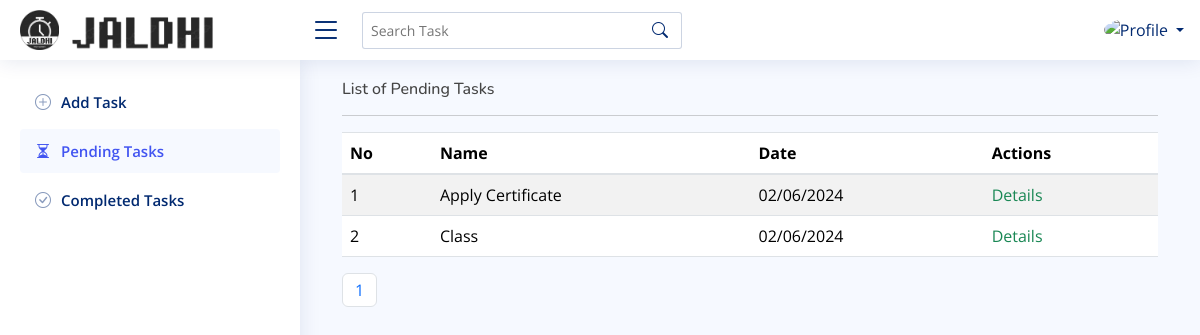
Page /listtask on the earlier database version.
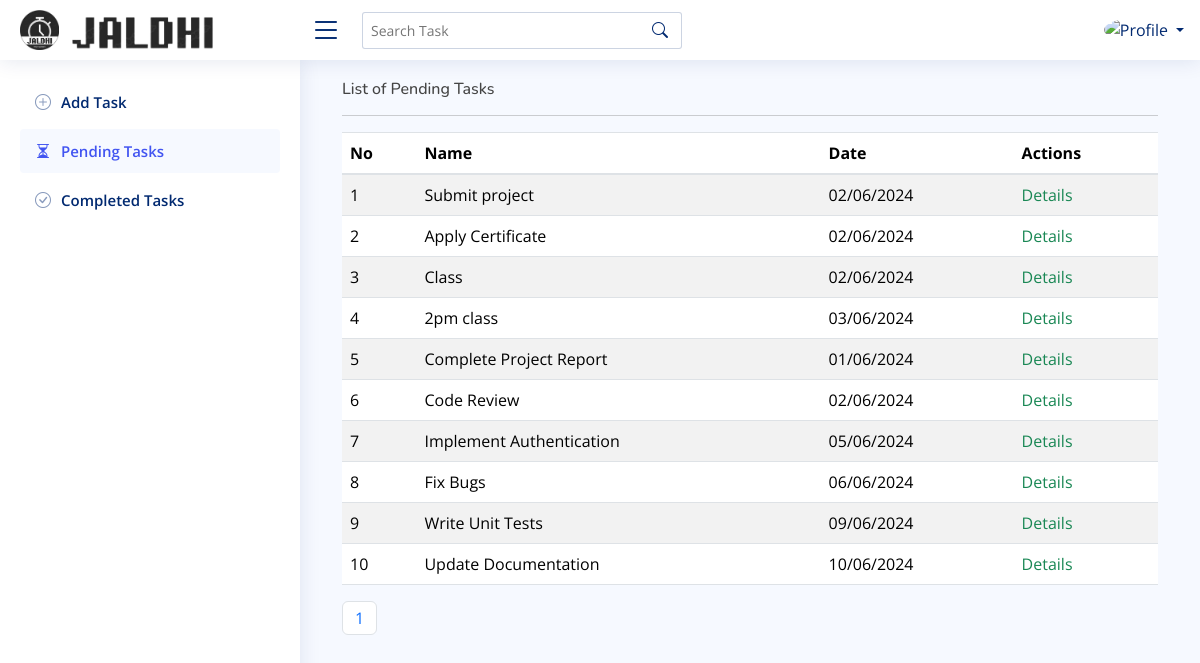
Same page on the later database version.
### baseapp/models.py (models this page shows, shortened)
class Task(models.Model):
    no=models.AutoField(primary_key=True)
    title=models.CharField(max_length=100,null=True)
    description=models.TextField()
    date=models.DateField(default=timezone.now)
    is_completed = models.BooleanField(default=False)
    def formatted_date(self):
        return self.date.strftime('%d/%m/%Y')

### baseapp/views.py (the view)
# urls.py: path("listtask",views.listtask,name="listtask"),
def listtask(request):
    tasks = Task.objects.filter(is_completed=False)
    paginator=Paginator(tasks,10)
    page_number=request.GET.get('page')
    try:
        page=paginator.get_page(page_number)
    except EmptyPage:
        page=paginator.page(paginator.num_pages)
    return render(request, 'listtask.html', {'tasks': tasks,'page':page})

### templates/listtask.html (shortened to what this page needs)
{% extends 'index.html' %}
{% load static %}
{% block content2 %}
      <a class="nav-link" href="{% url 'listtask' %}">
        <i class="bi bi-hourglass-split"></i>
        <span>Pending Tasks</span>
      </a>
      {% endblock %}
{% block content %}
<div class="container">
    <div class="row">
        <div class="col-md-12">
            <h6>List of Pending Tasks</h6>
            <hr>
            <table class="table table-striped">
                <thead>
                    <tr>
                        <th>No</th>
                        <th>Name</th>
                        <th>Date</th>
                        <th>Actions</th>
                    </tr>
                </thead>
                <tbody>
                    {% for task in page %}
                    <tr>
                        <td>{{ forloop.counter|add:page.start_index|add:"-1" }}</td>
                        <td>{{ task.title }}</td>
                        <td>{{ task.formatted_date }}</td>
                        <td>
                            <a href="{% url 'taskdetails' task.no %}" class="link-success link-offset-2 link-underline-opacity-25 link-underline-opacity-100-hover">Details</a>
                        </td>
                    </tr>
                    {% endfor %}
                </tbody>
            </table>
            <nav aria-label="Page navigation example">
                <ul class="pagination">
                  {% for num in page.paginator.page_range %}
                  <li class="page-item {% if page.number == num %}activate{% endif %}">
                    <a class="page-link" href="?page={{ num }}">{{ num }}</a></li>
                {% endfor %}
                </ul>
              </nav>
        </div>
    </div>
</div>
{% endblock %}

### templates/index.html (shortened to what this page needs)
<!DOCTYPE html>
{% load static %}
<html lang="en">
<head>
  <link href="https://maxcdn.bootstrapcdn.com/bootstrap/4.5.2/css/bootstrap.min.css" rel="stylesheet">
  <link href="{% static 'assets/vendor/bootstrap-icons/bootstrap-icons.css' %}" rel="stylesheet">
  <link href="{% static 'assets/vendor/bootstrap/css/bootstrap.min.css' %}" rel="stylesheet">
  <link href="{% static 'assets/vendor/boxicons/css/boxicons.min.css' %}" rel="stylesheet">
  <link href="{% static 'assets/vendor/simple-datatables/style.css' %}" rel="stylesheet">
  <link href="{% static 'assets/css/style.css' %}" rel="stylesheet">
</head>
<body>
  <header id="header" class="header fixed-top d-flex align-items-center">
    <div class="d-flex align-items-center justify-content-between">
      <a href="index.html" class="logo d-flex align-items-center">
        <img src="{% static 'assets/img/logo.png' %}"  alt="JALDHI">
        <img src="{% static 'assets/img/logo_name.png' %}" class="logo_text">
      </a>
      <i class="bi bi-list toggle-sidebar-btn"></i>
    </div>
    <div class="search-bar">
      <form class="search-form d-flex align-items-center" method="get" action="#">
        <input type="text" name="q" placeholder="Search Task" title="Enter search keyword">
        <button type="submit" title="Search"><i class="bi bi-search"></i></button>
      </form>
    </div>
    <nav class="header-nav ms-auto">
      <ul class="d-flex align-items-center">
        <li class="nav-item dropdown pe-3">
          <a class="nav-link nav-profile d-flex align-items-center pe-0" href="#" data-bs-toggle="dropdown">
            <img src="{% static 'assets/img/profile-img.jpg' %}" alt="Profile" class="rounded-circle">
            <span class="d-none d-md-block dropdown-toggle ps-2">{{ user.name }}</span>
          </a>
        </li>
      </ul>
    </nav>
  </header>
  <aside id="sidebar" class="sidebar">
    <ul class="sidebar-nav" id="sidebar-nav">
      <li class="nav-item">
        {% block content1 %}
      <a class="nav-link collapsed" href="{% url 'addtask' %}">
        <i class="bi bi-plus-circle"></i>
        <span>Add Task</span>
      </a>
      {% endblock %}
      </li>
      <li class="nav-item">
        {% block content2 %}{% endblock %}
      </li>
      <li class="nav-item">
        {% block content3 %}
      <a class="nav-link collapsed" href="{% url 'completedtask' %}">
        <i class="bi bi-check-circle"></i>
        <span>Completed Tasks</span>
      </a>
      {% endblock %}
      </li>
    </ul>
  </aside>
  <main id="main" class="main">
    <section class="section dashboard p-0">
      {% block content %}{% endblock %}
    </section>
  </main>
</body>
</html>

### static/assets/css/style.css (style rules this page uses)
:root { scroll-behavior: smooth; }
body { font-family: "Open Sans", sans-serif; background: #f6f9ff; color: #444444; }
a { color: #4154f1; text-decoration: none; }
h1, h2, h3, h4, h5, h6 { font-family: "Nunito", sans-serif; }
#main { margin-top: 60px; padding: 20px 30px; transition: all 0.3s; }
.logo { line-height: 1; }
@media (min-width: 1200px) { .logo { width: 280px; } }
.logo img { max-height: 40px; margin-right: 6px; }
.logo .logo_text { width: 14 0px; }
.header { transition: all 0.5s; z-index: 997; height: 60px; box-shadow: 0px 2px 20px rgba(1, 41, 112, 0.1); background-color: #fff; padding-left: 20px; }
.header .toggle-sidebar-btn { font-size: 32px; padding-left: 10px; cursor: pointer; color: #012970; }
.header .search-bar { min-width: 360px; padding: 0 20px; }
.header .search-form { width: 100%; }
.header .search-form input { border: 0; font-size: 14px; color: #012970; border: 1px solid rgba(1, 41, 112, 0.2); padding: 7px 38px 7px 8px; border-radius: 3px; transition: 0.3s; width: 100%; }
.header .search-form button { border: 0; padding: 0; margin-left: -30px; background: none; }
.header .search-form button i { color: #012970; }
.header-nav ul { list-style: none; }
.header-nav>ul { margin: 0; padding: 0; }
.header-nav .nav-profile { color: #012970; }
.header-nav .nav-profile img { max-height: 36px; }
.header-nav .nav-profile span { font-size: 14px; font-weight: 600; }
.sidebar { position: fixed; top: 60px; left: 0; bottom: 0; width: 300px; z-index: 996; transition: all 0.3s; padding: 20px; overflow-y: auto; scrollbar-width: thin; scrollbar-color: #aab7cf transparent; box-shadow: 0px 0px 20px rgba(1, 41, 112, 0.1); background-color: #fff; }
@media (min-width: 1200px) { #main, #footer { margin-left: 300px; } }
.sidebar-nav { padding: 0; margin: 0; list-style: none; }
.sidebar-nav li { padding: 0; margin: 0; list-style: none; }
.sidebar-nav .nav-item { margin-bottom: 5px; }
.sidebar-nav .nav-link { display: flex; align-items: center; font-size: 15px; font-weight: 600; color: #4154f1; transition: 0.3; background: #f6f9ff; padding: 10px 15px; border-radius: 4px; }
.sidebar-nav .nav-link i { font-size: 16px; margin-right: 10px; color: #4154f1; }
.sidebar-nav .nav-link.collapsed { color: #012970; background: #fff; }
.sidebar-nav .nav-link.collapsed i { color: #899bbd; }

Differences in the rows shown:
now on this page (row edited): Task: title "Submit project", formatted_date "02/06/2024"
now on this page (row edited): Task: title "2pm class", formatted_date "03/06/2024"
added Task: title "Complete Project Report", formatted_date "01/06/2024"
added Task: title "Code Review", formatted_date "02/06/2024"
added Task: title "Implement Authentication", formatted_date "05/06/2024"
added Task: title "Fix Bugs", formatted_date "06/06/2024"
added Task: title "Write Unit Tests", formatted_date "09/06/2024"
added Task: title "Update Documentation", formatted_date "10/06/2024"
